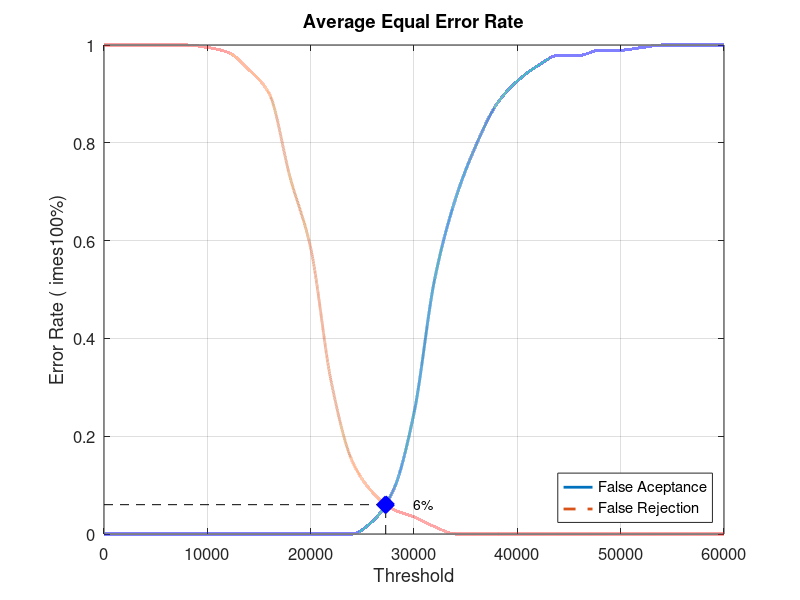
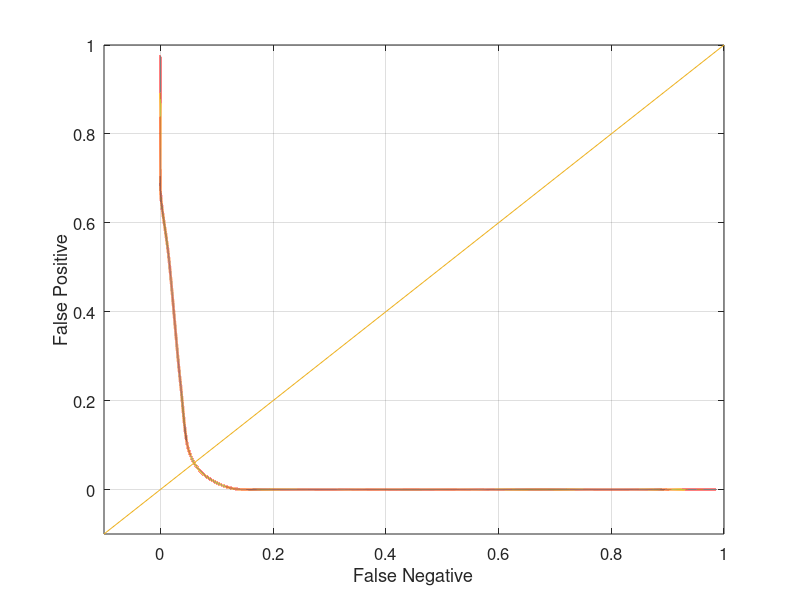

These charts were generated, in order, by the following MATLAB code:
close all;
clear;
clc;
x = 0:2000:60000;
xq = 0:0.5:60000;

y0 = [0 0 0 0 0 0 0 0 0 0 0 0 0 0.0263158 0.0894737 0.247368 0.521053 0.684211 0.794737 0.878947 0.926316 0.957895 0.978947 0.978947 0.989474 0.989474 0.994737 1 1 1 1]
yy0 = interp1(x, y0, xq, 'pchip');
y1 = [1 1 1 1 1 0.995 0.985 0.95 0.9 0.73 0.585 0.31 0.15 0.085 0.05 0.035 0.015 0 0 0 0 0 0 0 0 0 0 0 0 0 0]
yy1 = interp1(x, y1, xq, 'pchip');

% Calculating EER: 
y2 = abs(y0 - y1);
find(y2 == min(y2))
yy2 = abs(yy0 - yy1);
xEER = find(yy2 == min(yy2));
xEERIndex = xq(xEER) % X-axis EER
yEER = yy0(xEER) % Y-axis EER

main = figure
plot(xq, yy0,'-','LineWidth', 2);	hold on
plot(xq, yy1,'--','LineWidth', 2);	hold on
plot([xEERIndex xEERIndex], [0 yEER], 'k--');	hold on
plot([0 xEERIndex], [yEER yEER], 'k--');	hold on
plot(xEERIndex, yEER, 'bx', 'LineWidth', 10);	hold on
text(xEERIndex + 10 * xEERIndex / 100, yEER, [num2str(round((10000 * yEER)) / 100) '%'])
legend('False Aceptance', 'False Rejection', 'Location', 'SouthEast')
xlabel('Threshold')
ylabel('Error Rate (	imes100%)')
title('Average Equal Error Rate')
set(gca, 'FontSize', 12)
axis([0 60000 0 1])
grid on

print(main, 'Database2_1Main', '-dpng');
FNRxFPR = figure('Color', [1 1 1]);
plot(yy1, yy0, '-', yy1, yy0, 'LineWidth', 2);
hold on
y = -0.1:0.1:1
plot(y, y); 
set(gca, 'FontSize', 12)
xlabel('False Negative')
ylabel('False Positive')
axis([-0.1 1 -0.1 1])
set(gca, 'FontSize', 12)
grid on

print(FNRxFPR, 'Database2_1FNRxFPR','-dpng');
